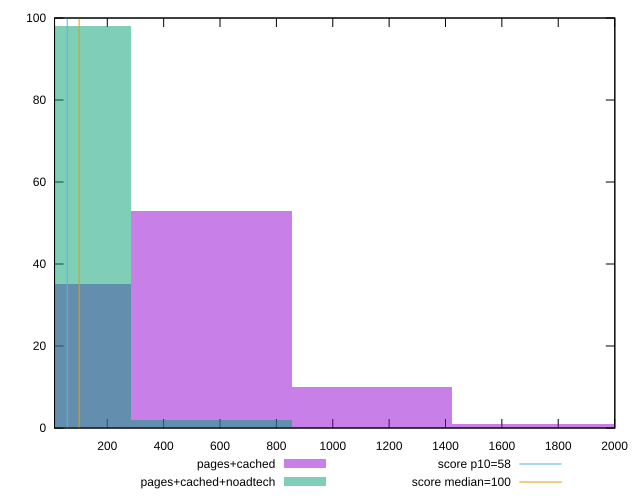

Write gnuplot code to recreate this figure.
reset

$pagesCached <<EOF
569.4165828437407 53
0 35
1138.8331656874814 10
2277.6663313749627 1
1708.249748531222 1
EOF

$pagesCachedNoadtech <<EOF
0 98
569.4165828437407 2
EOF

set key outside below
set boxwidth 569.4165828437407
set xrange [12.8:2000.799999999998]
set yrange [0:100]
set trange [0:100]
set style fill transparent solid 0.5 noborder

set parametric
set terminal svg size 640, 500 enhanced background rgb 'white'
set output "report_00015_2021-02-09T16-11-33.973Z/estimated-input-latency/comparison/histogram/1_vs_2.svg"

plot $pagesCached title "pages+cached" with boxes, \
     $pagesCachedNoadtech title "pages+cached+noadtech" with boxes, \
     58,t title "score p10=58", \
     100,t title "score median=100"

reset
